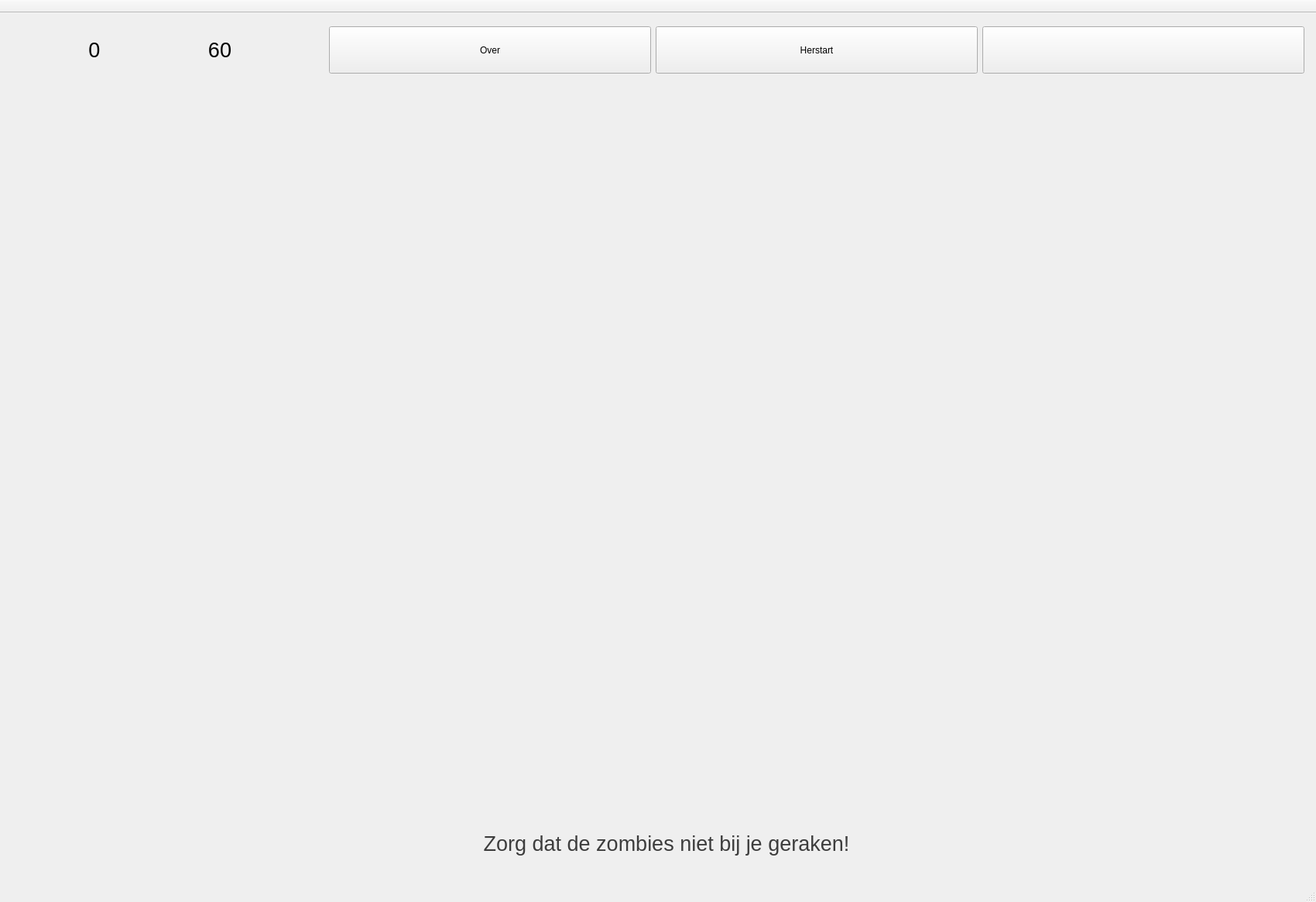
<?xml version="1.0" encoding="UTF-8"?>
<ui version="4.0">
 <class>MainWindow</class>
 <widget class="QMainWindow" name="MainWindow">
  <property name="geometry">
   <rect>
    <x>0</x>
    <y>0</y>
    <width>1700</width>
    <height>1165</height>
   </rect>
  </property>
  <property name="sizePolicy">
   <sizepolicy hsizetype="Minimum" vsizetype="Minimum">
    <horstretch>0</horstretch>
    <verstretch>0</verstretch>
   </sizepolicy>
  </property>
  <property name="minimumSize">
   <size>
    <width>1700</width>
    <height>1100</height>
   </size>
  </property>
  <property name="maximumSize">
   <size>
    <width>1700</width>
    <height>1165</height>
   </size>
  </property>
  <property name="windowTitle">
   <string>AlienVersusZombie</string>
  </property>
  <property name="windowIcon">
   <iconset resource="pic.qrc">
    <normaloff>:/pic/alienversuszombie.ico</normaloff>:/pic/alienversuszombie.ico</iconset>
  </property>
  <property name="toolTip">
   <string/>
  </property>
  <widget class="QWidget" name="centralWidget">
   <property name="minimumSize">
    <size>
     <width>1700</width>
     <height>1100</height>
    </size>
   </property>
   <widget class="QWidget" name="gridLayoutWidget">
    <property name="geometry">
     <rect>
      <x>0</x>
      <y>0</y>
      <width>1706</width>
      <height>1110</height>
     </rect>
    </property>
    <layout class="QGridLayout" name="gridLayout">
     <item row="0" column="0">
      <spacer name="verticalSpacer">
       <property name="orientation">
        <enum>Qt::Vertical</enum>
       </property>
       <property name="sizeType">
        <enum>QSizePolicy::Fixed</enum>
       </property>
       <property name="sizeHint" stdset="0">
        <size>
         <width>20</width>
         <height>5</height>
        </size>
       </property>
      </spacer>
     </item>
     <item row="4" column="0">
      <layout class="QGridLayout" name="gridLayout_2">
       <item row="0" column="0">
        <layout class="QVBoxLayout" name="verticalLayout">
         <item>
          <widget class="QLabel" name="slogan">
           <property name="minimumSize">
            <size>
             <width>1700</width>
             <height>50</height>
            </size>
           </property>
           <property name="maximumSize">
            <size>
             <width>1700</width>
             <height>50</height>
            </size>
           </property>
           <property name="font">
            <font>
             <family>Arial</family>
             <pointsize>10</pointsize>
            </font>
           </property>
           <property name="text">
            <string>&lt;html&gt;&lt;head/&gt;&lt;body&gt;&lt;p&gt;&lt;span style=&quot; font-size:20pt; color:#3d3d3d;&quot;&gt;Zorg dat de zombies niet bij je geraken!&lt;/span&gt;&lt;/p&gt;&lt;/body&gt;&lt;/html&gt;</string>
           </property>
           <property name="alignment">
            <set>Qt::AlignCenter</set>
           </property>
           <property name="wordWrap">
            <bool>true</bool>
           </property>
          </widget>
         </item>
        </layout>
       </item>
      </layout>
     </item>
     <item row="2" column="0">
      <widget class="GameScene" name="gameScene" native="true">
       <property name="sizePolicy">
        <sizepolicy hsizetype="Fixed" vsizetype="Fixed">
         <horstretch>0</horstretch>
         <verstretch>0</verstretch>
        </sizepolicy>
       </property>
       <property name="minimumSize">
        <size>
         <width>1700</width>
         <height>956</height>
        </size>
       </property>
       <property name="maximumSize">
        <size>
         <width>1700</width>
         <height>956</height>
        </size>
       </property>
      </widget>
     </item>
     <item row="1" column="0">
      <layout class="QHBoxLayout" name="horizontalLayout">
       <item>
        <spacer name="horizontalSpacer">
         <property name="orientation">
          <enum>Qt::Horizontal</enum>
         </property>
         <property name="sizeType">
          <enum>QSizePolicy::Fixed</enum>
         </property>
         <property name="sizeHint" stdset="0">
          <size>
           <width>10</width>
           <height>20</height>
          </size>
         </property>
        </spacer>
       </item>
       <item>
        <widget class="QLabel" name="scoreLabel">
         <property name="minimumSize">
          <size>
           <width>60</width>
           <height>60</height>
          </size>
         </property>
         <property name="maximumSize">
          <size>
           <width>60</width>
           <height>60</height>
          </size>
         </property>
         <property name="text">
          <string/>
         </property>
         <property name="pixmap">
          <pixmap resource="pic.qrc">:/pic/score.png</pixmap>
         </property>
        </widget>
       </item>
       <item>
        <widget class="QLabel" name="score">
         <property name="minimumSize">
          <size>
           <width>70</width>
           <height>0</height>
          </size>
         </property>
         <property name="maximumSize">
          <size>
           <width>70</width>
           <height>16777215</height>
          </size>
         </property>
         <property name="font">
          <font>
           <family>Arial</family>
           <pointsize>20</pointsize>
          </font>
         </property>
         <property name="text">
          <string>0</string>
         </property>
         <property name="alignment">
          <set>Qt::AlignCenter</set>
         </property>
        </widget>
       </item>
       <item>
        <spacer name="horizontalSpacer_5">
         <property name="orientation">
          <enum>Qt::Horizontal</enum>
         </property>
         <property name="sizeType">
          <enum>QSizePolicy::Fixed</enum>
         </property>
         <property name="sizeHint" stdset="0">
          <size>
           <width>20</width>
           <height>20</height>
          </size>
         </property>
        </spacer>
       </item>
       <item>
        <widget class="QLabel" name="timeLabel">
         <property name="minimumSize">
          <size>
           <width>60</width>
           <height>60</height>
          </size>
         </property>
         <property name="maximumSize">
          <size>
           <width>60</width>
           <height>60</height>
          </size>
         </property>
         <property name="text">
          <string/>
         </property>
         <property name="pixmap">
          <pixmap resource="pic.qrc">:/pic/time.png</pixmap>
         </property>
        </widget>
       </item>
       <item>
        <widget class="QLabel" name="time">
         <property name="minimumSize">
          <size>
           <width>70</width>
           <height>0</height>
          </size>
         </property>
         <property name="maximumSize">
          <size>
           <width>70</width>
           <height>16777215</height>
          </size>
         </property>
         <property name="font">
          <font>
           <family>Arial</family>
           <pointsize>20</pointsize>
          </font>
         </property>
         <property name="text">
          <string>60</string>
         </property>
         <property name="alignment">
          <set>Qt::AlignCenter</set>
         </property>
        </widget>
       </item>
       <item>
        <spacer name="horizontalSpacer_3">
         <property name="orientation">
          <enum>Qt::Horizontal</enum>
         </property>
         <property name="sizeType">
          <enum>QSizePolicy::Fixed</enum>
         </property>
         <property name="sizeHint" stdset="0">
          <size>
           <width>100</width>
           <height>20</height>
          </size>
         </property>
        </spacer>
       </item>
       <item>
        <widget class="QPushButton" name="aboutButton">
         <property name="minimumSize">
          <size>
           <width>0</width>
           <height>61</height>
          </size>
         </property>
         <property name="maximumSize">
          <size>
           <width>16777215</width>
           <height>61</height>
          </size>
         </property>
         <property name="text">
          <string>Over</string>
         </property>
        </widget>
       </item>
       <item>
        <widget class="QPushButton" name="restartButton">
         <property name="minimumSize">
          <size>
           <width>0</width>
           <height>61</height>
          </size>
         </property>
         <property name="maximumSize">
          <size>
           <width>16777215</width>
           <height>61</height>
          </size>
         </property>
         <property name="text">
          <string>Herstart</string>
         </property>
        </widget>
       </item>
       <item>
        <widget class="QPushButton" name="muteButton">
         <property name="minimumSize">
          <size>
           <width>0</width>
           <height>61</height>
          </size>
         </property>
         <property name="maximumSize">
          <size>
           <width>16777215</width>
           <height>61</height>
          </size>
         </property>
         <property name="text">
          <string/>
         </property>
         <property name="icon">
          <iconset>
           <normalon>:/pic/icon_sound.png</normalon>
          </iconset>
         </property>
         <property name="iconSize">
          <size>
           <width>20</width>
           <height>20</height>
          </size>
         </property>
        </widget>
       </item>
       <item>
        <spacer name="horizontalSpacer_2">
         <property name="orientation">
          <enum>Qt::Horizontal</enum>
         </property>
         <property name="sizeType">
          <enum>QSizePolicy::Fixed</enum>
         </property>
         <property name="sizeHint" stdset="0">
          <size>
           <width>10</width>
           <height>20</height>
          </size>
         </property>
        </spacer>
       </item>
      </layout>
     </item>
    </layout>
   </widget>
   <widget class="QLabel" name="topbar">
    <property name="geometry">
     <rect>
      <x>0</x>
      <y>-20</y>
      <width>900</width>
      <height>100</height>
     </rect>
    </property>
    <property name="minimumSize">
     <size>
      <width>900</width>
      <height>100</height>
     </size>
    </property>
    <property name="text">
     <string/>
    </property>
   </widget>
   <zorder>topbar</zorder>
   <zorder>gridLayoutWidget</zorder>
  </widget>
  <widget class="QMenuBar" name="menuBar">
   <property name="geometry">
    <rect>
     <x>0</x>
     <y>0</y>
     <width>1700</width>
     <height>26</height>
    </rect>
   </property>
  </widget>
  <widget class="QToolBar" name="mainToolBar">
   <property name="movable">
    <bool>false</bool>
   </property>
   <property name="floatable">
    <bool>false</bool>
   </property>
   <attribute name="toolBarArea">
    <enum>TopToolBarArea</enum>
   </attribute>
   <attribute name="toolBarBreak">
    <bool>false</bool>
   </attribute>
  </widget>
  <widget class="QStatusBar" name="statusBar"/>
 </widget>
 <layoutdefault spacing="6" margin="11"/>
 <customwidgets>
  <customwidget>
   <class>GameScene</class>
   <extends>QWidget</extends>
   <header>gamescene.h</header>
  </customwidget>
 </customwidgets>
 <resources>
  <include location="pic.qrc"/>
 </resources>
 <connections/>
</ui>
